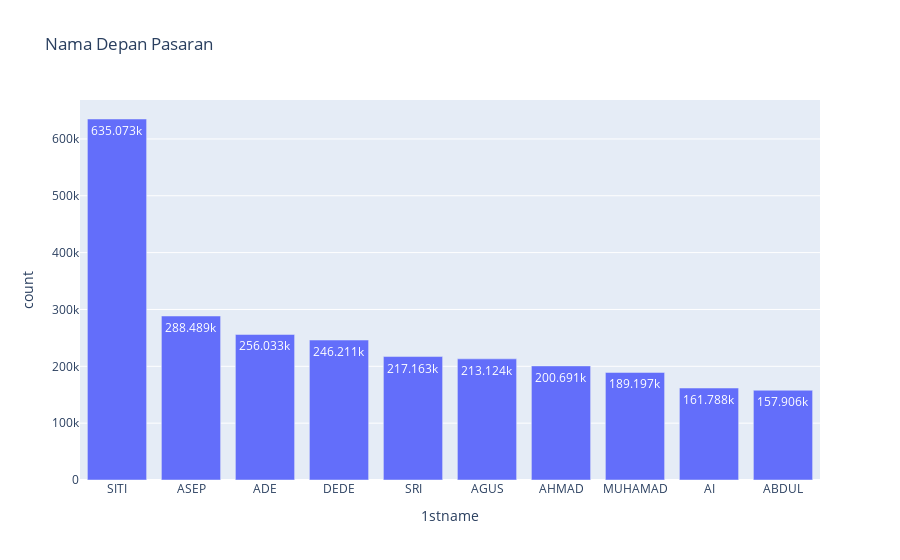

The notebook cell saved with this chart:
### Code cell
import plotly.express as px
fig = px.bar(fav_first_name.head(10), x='1stname', y='count',text_auto=True, title='Nama Depan Pasaran')
fig.show()

### Figure 1 — Plotly figure (JSON) as saved in the notebook; plotly's stock layout.template omitted (floating-point values rounded to 4 significant figures)
{"data": [{"alignmentgroup": "True", "hovertemplate": "1stname=%{x}<br>count=%{y}<extra></extra>", "legendgroup": "", "marker": {"color": "#636efa", "pattern": {"shape": ""}}, "name": "", "offsetgroup": "", "orientation": "v", "showlegend": false, "textposition": "auto", "texttemplate": "%{y}", "type": "bar", "x": ["SITI", "ASEP", "ADE", "DEDE", "SRI", "AGUS", "AHMAD", "MUHAMAD", "AI", "ABDUL"], "xaxis": "x", "y": [635073, 288489, 256033, 246211, 217163, 213124, 200691, 189197, 161788, 157906], "yaxis": "y"}], "layout": {"barmode": "relative", "legend": {"tracegroupgap": 0}, "title": {"text": "Nama Depan Pasaran"}, "xaxis": {"anchor": "y", "domain": [0, 1], "title": {"text": "1stname"}}, "yaxis": {"anchor": "x", "domain": [0, 1], "title": {"text": "count"}}}}
